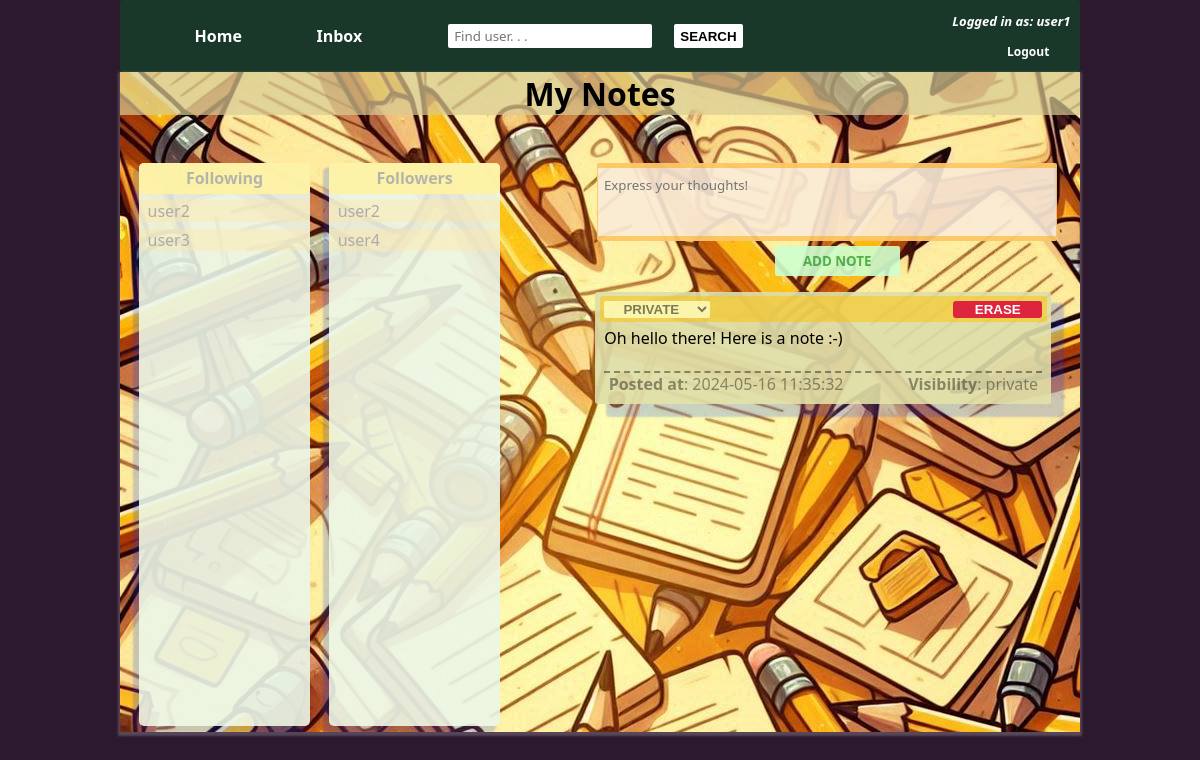
Screenshot of / (signed in) with the database file from the repository.
### website/models.py (models this page shows, shortened)
class User(db.Model, UserMixin):
    __tablename__ = 'user'
    user_id = db.Column(db.Integer, primary_key=True)
    user_email = db.Column(db.String(150), unique=True) #no user can have the same email as another user
    user_password = db.Column(db.String(150))
    user_username = db.Column(db.String(150), unique=True)
    user_notes = db.relationship('Note')
    user_messages = db.relationship('Message')
    user_isHidden = db.Column(db.Boolean, default=True) #(added) True: does not appear on search results
    user_isAuthenticated = db.Column(db.Boolean, default=False)
    user_following = db.relationship('Following')

class Note(db.Model):
    __tablename__ = 'note'
    note_id = db.Column(db.Integer, primary_key=True)
    note_text = db.Column(db.String(10000)) # the contents of the note
    note_date = db.Column(db.DateTime(timezone=True), default=func.now()) # the date the note was posted
    note_user_id = db.Column(db.Integer, db.ForeignKey('user.user_id')) # id of the user who has posted the note
    note_visibility = db.Column(db.Integer, default=0) # (added) 0: private; 1: shared with friends only; 2: public

### website/views.py (the view, shortened to what this page needs)
@views.route('/', methods=['GET', 'POST'])
@login_required
def home():
    following = db.session.query(User, Following).filter(Following.user_id2==User.user_id).filter(Following.user_id==current_user.user_id).all()
    followers = db.session.query(User, Following).filter(Following.user_id==User.user_id).filter(Following.user_id2==current_user.user_id).all()
    following = [i[0].user_username for i in following]
    followers = [i[0].user_username for i in followers]
    return render_template("home.html", user=current_user, following=following, followers=followers)

### website/__init__.py (called while the page is built)
def create_app():
    app = Flask(__name__)
    app.config['SECRET_KEY'] = 'random_STRinG' #secret key for encryption
    app.config['SQLALCHEMY_DATABASE_URI'] = f'sqlite:///{DB_NAME}'
    db.init_app(app)
    from .views import views
    from .auth import auth
    app.register_blueprint(views, url_prefix='/')
    app.register_blueprint(auth, url_prefix='/')
    from .models import User, Note
    create_database(app)
    login_manager = LoginManager()
    login_manager.login_view = 'auth.login'
    login_manager.init_app(app)
    @login_manager.user_loader
    def load_user(id):
        return User.query.get(int(id))
    return app

### website/templates/home.html (shortened to what this page needs)
{% extends "base.html" %} {% block title %}Home{% endblock %}
{% block content%}
<head>
    <link rel="stylesheet" type="text/css" href="../static/styles/home.css"/>
</head>
<h1 align="center" id="title-h1">My Notes</h1>
<div id="page-content-div">
    <div id="follow-lists-div">
        <div id="following-list-div">
            <p id="following-p"><b>Following</b></p>
            <ul id="user-followers-list">
                {% for followed_person in following %}
                <li class="user-followers-username-list">
                    <a href="/others/{{followed_person}}" style="text-decoration:none;"><p id="following-username-p"> {{followed_person}}</p></a>
                </li>
                {% endfor %}
            </ul>
        </div>
        <div id="followers-list-div">
            <p id="followers-p"> <b>Followers</b> </p>
            <ul id="user-following-list">
                {% for follower in followers %}
                <li class="user-followers-username-list">
                    <a href="/others/{{follower}}" style="text-decoration:none"><p id="follower-username-p" > {{follower}}
                    </p></a>
                </li>
                {% endfor %}
            </ul>
        </div>
    </div>
    <div id="user-content-side-div">
        <form id="add-note-form" method="POST">
            <textarea name="note" id="add-note-textarea" placeholder="Express your thoughts!"></textarea>
            <div align="center">
                <button type="submit" id="add-note-button">ADD NOTE</button>
            </div>
        </form>
        <ul id="group-list">
            {% for note in user.user_notes %}
            <li id="group-item-list">
                <div id="a-note-div">
                    <div id="note-commands-group-div">
                        <div style="display:flex; margin:0 0 0 1%">
                            <select name="status" class="status-select" id="{{note.note_id}}" onchange="var select = document.getElementById('{{note.note_id}}');
                            var value = select.options[select.selectedIndex].value - 1; updateStatus(value, '{{note.note_id}}')">
                                {% if note.note_visibility==0 %}
                                <option value=1 selected>Private</option>
                                {% elif note.note_visibility==1 %}
                                <option value=1>Private</option>
                                <option value=2 selected>Followers</option>
                                <option value=3>Public</option>
                                {% else %}
                                <option value=1>Private</option>
                                <option value=2>Followers</option>
                                <option value=3 selected>Public</option>
                                {% endif %}
                            </select>
                        </div>
                        <button type="button" id="delete-button" onClick="deleteNote('{{ note.note_id }}')">
                            ERASE
                        </button>
                    </div>
                    <div id="note-text-div">
                        <p id="note-text-p"> {{ note.note_text }} </p>
                        <div id='note-info-div'>
                            <p id='posted-at-p'> <b>Posted at</b>: {{note.note_date }}</p>
                            <p id='visibility-p'> <b>Visibility</b>: {{['private','followers','public'].pop(note.note_visibility) }} </p>
                        </div>
                    </div>
                </div>
            </li>
            {% endfor %}
        </ul>
    </div>
</div>
{% endblock %}

### website/templates/base.html (shortened to what this page needs)
<!DOCTYPE html>
<html style="height:100%;">
    <head>
       <link rel="stylesheet" href="{{ url_for('static',filename='styles/base.css') }}" type="text/css" />
    </head>
    <body style="background-color:rgba(23, 1, 24, 0.9); margin:0; padding:0; height:auto; min-height:550px;">
        {% if user.user_isAuthenticated %}
        <div id="nav-bar-div" >
            <div id="nav-start-div">
                <a id="home-link" href="/" >Home</a>
                <a id="inbox-link" href="/inbox">Inbox</a>
            </div>
            <div id="nav-middle-div" >
                <input id="search-users" placeholder="Find user. . ." />
                <button id="search-users-button" onClick="var userinput = document.getElementById('search-users').value;
                searchUser(userinput);" >SEARCH</button>
            </div>
            <div id="nav-end-div" >
                <p id="logged-in-p"><i>Logged in as: {{user.user_username}}</i></p>
                <a id="logout-link" href="/logout">Logout</a>
            </div>
        </div>
        {% endif %}
        <div class="container">
            {% block content%}
            {% endblock %}
        </div>
    </body>
</html>

### website/static/styles/base.css (style rules this page uses)
body { font-family:'Segoe UI', Tahoma, Geneva, Verdana, sans-serif; height:auto; }
#nav-bar-div { display: flex; flex-direction: row; font-family: 'Segoe UI', Tahoma, Geneva, Verdana, sans-serif; font-weight: bold; background-color: rgba(9, 88, 39, 0.5); margin:0 10% 0 10%; padding:1% 0 1% 0; border-radius: 3px; }
#nav-start-div { flex: 1; display: flex; flex-direction: row; justify-content: space-evenly; align-items: center; }
#nav-middle-div { flex:1; display: flex; flex-direction:row; justify-content:center; }
#search-users { height:50%; border: none; border-radius:2px; padding: 0 0 0 2%; font-family:'Segoe UI', Tahoma, Geneva, Verdana, sans-serif; margin:auto; }
#search-users-button { height:50%; margin:auto; border:none; background-color: rgb(255, 255, 255); font-weight: bold; border-radius: 2px; }
#nav-end-div { flex: 1; display: flex; justify-content: flex-end; padding-right: 1%; width:35%; flex-direction:column; }
#logged-in-p { color:white; font-size: 13px; margin-top: 0; text-align:right; }
#logout-link { display: block; text-decoration: none; color: white; font-size:12px; margin:0 5% 0 80%; padding:0; }
#home-link, #inbox-link { display: block; text-decoration-line: none; color: white; }

### rows the page displays
User: user_username "user1"
User: user_username "user2"
User: user_username "user3"
User: user_username "user4"
Note: status "Private", note_text "Oh hello there! Here is a note :-)", note_date "2024-05-16 11:35:32", note_visibility "private"
